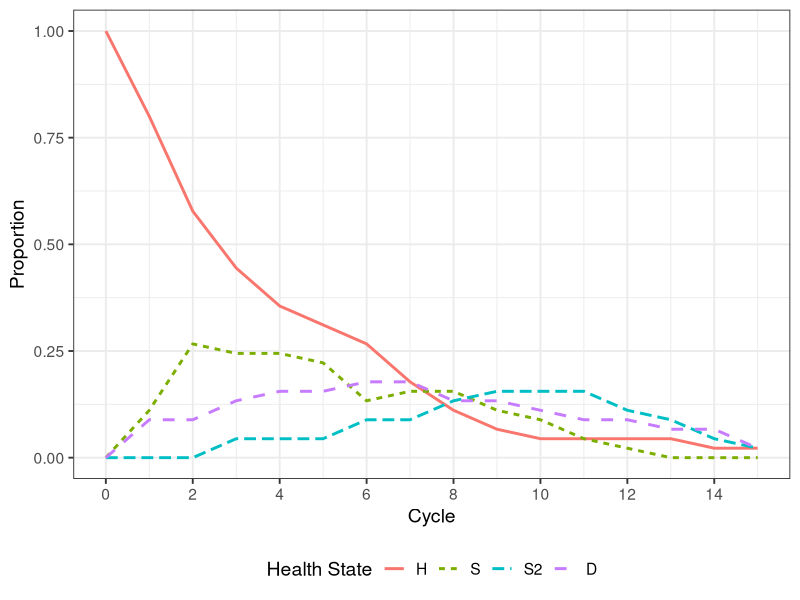
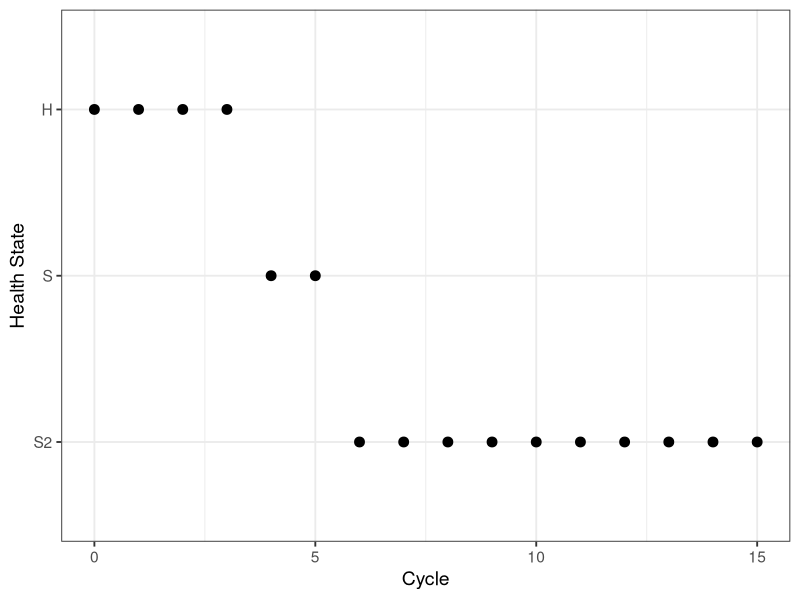

Here is the R script that generated these plots, in order: (Note: this script raises an error after producing the figures.)
## ---- chunk 1
library(tidyr)
library(ggplot2)
## ---- chunk 2
v_n <- c("H","S","S2","D")  #health states
n_s <- length(v_n) # number of states
n_i <- 45 # number of simulated individuals
v_M_initial <- rep("H", n_i) #assume all individuals are healthy at the beginning
batch_size = 3
start_age=20 
end_age=35
n_t <- end_age - start_age #number of cycles
age <- rep(start_age:end_age)
d_e <- 0.03 #discounting factor
coverage_vec=c(0.5,0.8,1)
## ---- chunk 3
Probs <- function(M_it, Treatment, p.HS, p.HD, p.SD, p.SS2, p.S2D) { 
  # M_it:    health state occupied by individual i at cycle t (character variable)

  v.p.it <- rep(NA, n_s)     # create vector of state transition probabilities
  names(v.p.it) <- v_n       # name the vector
  if (Treatment){p.HS=p.SS2=0.1}
  # update v.p.it with the appropriate probabilities   
  v.p.it[M_it == "H"]  <- c(1 - p.HS - p.HD, p.HS, 0, p.HD) # transition probabilities when healthy
  v.p.it[M_it == "S"] <- c(0, 1- p.SD-p.SS2, p.SS2,p.SD)   # transition probabilities when sick
  v.p.it[M_it == "S2"] <- c(0, 0, 1 - p.S2D, p.S2D)   
  v.p.it[M_it == "D"]  <- c(0, 0, 0, 1) # transition probabilities when dead  
  # Normalize probabilities to ensure they sum to 1
  v.p.it <- v.p.it / sum(v.p.it)
  ifelse(sum(v.p.it) == 1, return(v.p.it), print("Probabilities do not sum to 1")) # return the transition probabilities or produce an error
}   
## ---- chunk 4
Quality <- function (M_it, Treatment, u_H, u_Treatment, u_S, u_S2, u_D,cl = 1) {
  # M_it: health state occupied by individual i at cycle t (character variable)
  # Treatment: take fluoride or not
  # cl:   cycle length (default is 1)
  u.it <- numeric(length(M_it)) 
  # update the utility if healthy
  u.it[M_it == "H"]  <- u_H 
  # update the utility if sick 
  u.it[M_it == "S"] <- Treatment * u_Treatment + (1 - Treatment) * u_S
  #update the utility if sicker
  u.it[M_it == "S2"] <- Treatment * u_Treatment + (1 - Treatment) * u_S2
  u.it[M_it == "D"] <- u_D # update the utility if died
  QALYs <-  u.it * cl            # calculate the QALYs during cycle t
  return(QALYs)                  # return the QALYs
}
## ---- chunk 5
cohort_sim <- function(v_M_initial, n_i, n_t, v_n, d_e, coverage_vec, batch_size, end_age, TR.out = TRUE) {
  v_dwe <- 1 / (1 + d_e) ^ (0:n_t)   # calculate the QALY discount weight based on the discount rate d.e
  
  # initialize matrices to capturing the state/utility outcomes for all individuals at each time point 
  m_M <- m_E <- matrix(0, nrow = n_i, ncol = n_t + 1, 
                       dimnames = list(paste("ind", 1:n_i, sep = " "), 
                                       paste("cycle", 0:n_t , sep = " ")))
  m_M[, 1] <- v_M_initial #initial states for all individuals
  results_list <- list()  # create an empty list to store results for different coverage levels
  num_cohorts <- ceiling(n_i / batch_size) #number of cohorts

  # Randomly generate random values for transition probabilities and utilities
  p.HS <- rep(runif(num_cohorts, 0.25, 0.3), each = batch_size)
  p.SS2 <- rep(runif(num_cohorts, 0.15, 0.2), each = batch_size)
  p.HD <- rep(runif(num_cohorts, 0.01, 0.05), each = batch_size)
  p.SD <- rep(runif(num_cohorts, 0.01, 0.05), each = batch_size)
  p.S2D <- rep(runif(num_cohorts, 0.01, 0.05), each = batch_size)
  u_H <- rep(rbeta(num_cohorts, shape1 = 200, shape2 = 3), each = batch_size)
  u_S <- rep(rbeta(num_cohorts, shape1 = 230, shape2 = 230), each = batch_size)
  u_S2 <- rep(rbeta(num_cohorts, shape1 = 230, shape2 = 430), each = batch_size)
  u_Treatment <- rep(rbeta(num_cohorts, shape1 = 130, shape2 = 45), each = batch_size)
  u_D <- 0

  #consider cases when coverage is 50%, 80% and 100%
  for (cov_index in seq_along(coverage_vec)) {
    coverage <- coverage_vec[cov_index]
    cov_results <- list()  # create an empty list to store results for the current coverage level
    
    # Determine the number of individuals receiving treatment based on coverage
    n_treatment <- round(n_i * coverage)
    
    #go through each cohort
    for (cohort in 1:num_cohorts) {
      #find out which individuals are in the same cohort
      start_ind <- (cohort - 1) * batch_size + 1
      end_ind <- min(cohort * batch_size, n_i)
      cohort_age <- age[cohort]
      n_t <- end_age - cohort_age
      
      set.seed(cohort) # Set the seed for reproducibility for each cohort
      
      # Set treatment status for individuals based on coverage
      Treatment_i <- rep(FALSE, n_i)
      Treatment_i[seq_len(n_treatment)] <- TRUE

        ## Simulate the health state trajectories and QALYs for the current cohort of individuals
        for (i in start_ind:end_ind) {
          for (t in 1:n_t) {
            p.HS.cohort <- p.HS[cohort + t - 1]
            p.SS2.cohort <- p.SS2[cohort + t - 1]
            p.HD.cohort <- p.HD[cohort + t - 1]
            p.SD.cohort <- p.SD[cohort + t - 1]
            p.S2D.cohort <- p.S2D[cohort + t - 1]
            u_H.cohort <- u_H[cohort + t - 1]
            u_S.cohort <- u_S[cohort + t - 1]
            u_S2.cohort <- u_S2[cohort + t - 1]
            u_Treatment.cohort <- u_Treatment[cohort + t - 1]
          
            v_p <- Probs(m_M[i, t], Treatment_i[i], p.HS.cohort, p.HD.cohort, 
                         p.SD.cohort, p.SS2.cohort, p.S2D.cohort)
            m_E[i, 1] <- Quality(v_M_initial[i], Treatment_i[i], u_H.cohort, 
                                 u_Treatment.cohort, u_S.cohort, u_S2.cohort, u_D)
            m_M[i, t + 1] <- sample(v_n, prob = v_p, size = 1)
            m_E[i, t + 1] <- Quality(m_M[i, t + 1], Treatment_i[i], u_H.cohort, 
                                     u_Treatment.cohort, u_S.cohort, u_S2.cohort, u_D)

          }

          # Update m_M[i, t + 1] after the inner loop is completed for this individual
          m_M[i, t + 1] <- m_M[i, t + 1]
        }
      }
      
    
    te <- rowSums(m_E * v_dwe)  # Calculate total (discounted) QALYs for the individual
    
    # Create a trace from the cohort trajectories
    if (TR.out == TRUE) {
      TR <- t(apply(m_M, 2, function(x) table(factor(x, levels = v_n, ordered = TRUE))))
      TR <- TR / n_i # Create a distribution trace
      rownames(TR) <- paste("Cycle", 0:15, sep = " ")     # Name the rows 
      colnames(TR) <- v_n                                  # Name the columns 
    } else {
      TR <- NULL
    }
    
    te_hat <- mean(te)
    
    cov_results$m_M <- m_M  # Store the matrix of health states for the current coverage level
    cov_results$m_E <- m_E  # Store the matrix of QALYs for the current coverage level
    cov_results$te <- te    # Store the total (discounted) QALYs for the current coverage level
    cov_results$te_hat <- te_hat  # Store the average (discounted) QALYs for the current coverage level
    cov_results$TR <- TR    # Store the trace for the current coverage level
    
    results_list[[cov_index]] <- cov_results  # Store the results for the current coverage level in the results list
  }
  
  return(results_list)  # Return the list of results for different coverage levels
}
## ---- chunk 6
result=cohort_sim(v_M_initial, n_i, n_t, v_n, d_e, coverage_vec, batch_size, end_age) 
## ---- chunk 7
plot_trace <- function(result, v_n, n_t) {
  df_M <- data.frame(Cycle = 0:n_t, result[[1]]$TR, check.names = FALSE)
  df_M_long <- tidyr::gather(df_M, key = "Health State", value, 2:ncol(df_M))
  df_M_long$`Health State` <- factor(df_M_long$`Health State`, levels = v_n)
  gg_trace <- ggplot(df_M_long, aes(x = Cycle, y = value, color = `Health State`, linetype = `Health State`)) +
    geom_line(size = 1) +
    xlab("Cycle") +
    ylab("Proportion") +
    scale_x_continuous(breaks = scales::pretty_breaks(n = 8)) +
    theme_bw(base_size = 14) +
    theme(legend.position = "bottom", legend.background = element_rect(fill = NA))
  return(gg_trace)
}
## ---- chunk 8
plot_trace(result, v_n,n_t)
## ---- chunk 9
df_M <- data.frame(Cycle = 0:(length(result[[1]]$m_M["ind 1",]) - 1), `Health State` = result[[1]]$m_M["ind 1",])


# Define the desired order of Health State levels
desired_order <- c("D", "S2", "S","H")

# Reorder the Health State column in the data frame using the desired order
df_M$Health.State <- factor(df_M$Health.State, levels = desired_order)

# Create the scatter plot
ggplot(df_M, aes(x = Cycle, y = Health.State)) +
  geom_point(size = 3) +
  xlab("Cycle") +
  ylab("Health State") +
  theme_bw(base_size = 14)
## ---- chunk 10
calculate_dmft_scores <- function(health_state_matrix) {
  mapping <- c(S = 2, S2 = 3)
  
  dmft_scores <- numeric(nrow(health_state_matrix))
  
  for (i in 1:nrow(health_state_matrix)) {
    dmft_scores[i] <- sum(mapping[health_state_matrix[i,]], na.rm = TRUE)
  }
  
  return(dmft_scores)
}


DMFT_50coverage <- calculate_dmft_scores(result[[1]]$m_M)
DMFT_80coverage <- calculate_dmft_scores(result[[2]]$m_M)
DMFT_100coverage <- calculate_dmft_scores(result[[3]]$m_M)


## ---- chunk 11
assign_DMFT_score <- function(m_M, v_n, n_bootstraps = 1000) {
  # Create a matrix to store the DMFT scores for each individual at each cycle
  m_DMFT <- matrix(nrow = nrow(m_M), ncol = ncol(m_M))
  
  # Assign DMFT scores based on the health state in each cycle for each individual
  for (i in 1:nrow(m_M)) {
    for (t in 1:ncol(m_M)) {
      state <- m_M[i, t]
      # Individual is healthy
      if (state == v_n[1]) {
        m_DMFT[i, t] <- 0
      } else if (state == v_n[length(v_n)]) {
        # Individual is dead
        m_DMFT[i, t] <- NA
      } else if (state == v_n[length(v_n) - 2]) {
        # Individual is in a sick state
          m_DMFT[i, t] <- 2
        } else if (state == v_n[length(v_n) - 1]) {
          # Individual is in the sicker state
          m_DMFT[i, t] <- 4
        }
    }
  }
  
  # Calculate the DMFT scores for each individual at the last cycle
  last_cycle_DMFT <- m_DMFT[, ncol(m_DMFT)]
  
  # Bootstrap procedure to calculate confidence intervals for the DMFT scores at the last cycle
  bootstrap_results <- replicate(n_bootstraps, sample(last_cycle_DMFT, replace = TRUE))
  
  # Calculate the desired percentile-based confidence intervals (e.g., 95% confidence interval)
  confidence_intervals <- quantile(bootstrap_results, c(0.025, 0.975))
  
  # Return the matrix of DMFT scores for each individual at each cycle,
  # the DMFT scores at the last cycle, and the confidence intervals
  return(list(All_DMFT_Scores = m_DMFT, Last_Cycle_DMFT = last_cycle_DMFT, Confidence_Intervals = confidence_intervals))
}
## ---- chunk 12
# Create an empty list to store the results
all_results <- list()

# Loop through the matrices and apply assign_DMFT_score function to each of them
for (i in 1:length(coverage_vec)) {
  current_result <- assign_DMFT_score(result[[i]]$m_M, v_n)
  all_results[[i]] <- current_result
}

all_results
## ---- chunk 13
# Initialize an empty vector to store all the confidence intervals
all_confidence_intervals <- c()

# Iterate over the all_results list
for (i in 1:length(coverage_vec)) {
  dmft_CI <- all_results[[i]]$Confidence_Intervals
  all_confidence_intervals <- c(all_confidence_intervals, dmft_CI)
}

# Create a data frame with coverage values and confidence intervals
plot_data <- data.frame(
  Coverage = coverage_vec,
  Lower = sapply(all_results, function(result) result$Confidence_Intervals[1]),
  Upper = sapply(all_results, function(result) result$Confidence_Intervals[2])
)

# Create the plot
ggplot(plot_data, aes(x = Coverage)) +
  geom_vline(aes(xintercept = Coverage), linetype = "dashed", color = "gray70") +  # Vertical lines for coverage values
  geom_errorbar(aes(ymin = Lower, ymax = Upper), width = 0.1) +  # Confidence interval bars
  labs(
    x = "Coverage Value",
    y = "Confidence Interval",
    title = "Confidence Intervals for Different Coverage Values"
  )

